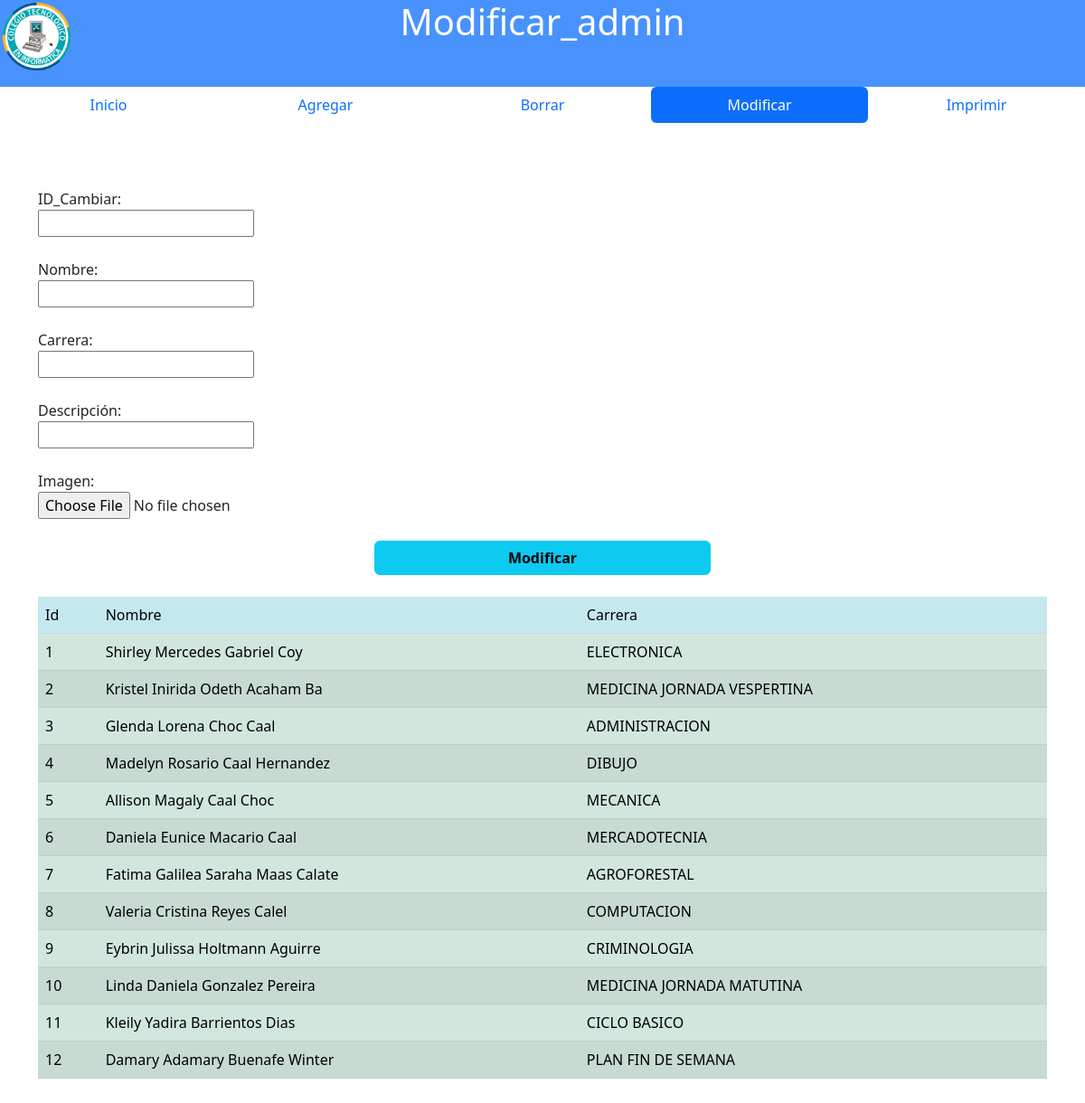
Page /formulario/modificar_candidatas.php on the committed database.
### tables this page shows
CREATE TABLE `candidatas` (
  `id_candidatas` int(11) NOT NULL,
  `nombre` varchar(100) NOT NULL,
  `Carrera` varchar(50) NOT NULL,
  `descripcion` text DEFAULT NULL,
  `edad` varchar(50) NOT NULL,
  `nombre_traje` varchar(255) NOT NULL,
  `nombre_deporte` varchar(255) NOT NULL
);

### formulario/modificar_candidatas.php (the view, shortened to what this page needs)
<!DOCTYPE html>
<html lang="es">
<head>
    <link rel="stylesheet" href="../css/css/bootstrap.min.css">
    </head>
    <body>
        <div id="encabezado" class=" d-grid gap-2    bg-primary p-2 text-white bg-opacity-75">
            <br>
                    <div class="position-absolute top-0 start-50 translate-middle-x">
                            <h1>Modificar_admin</h1>
                    </div>
                    <br>
            <br>
            </div >
            <div class="position-absolute top-0 start-0"><img src="../img/logo_colegio2.png" width="80" height="80" alt=""></div>
                                    <nav>
        <ul class="nav nav-pills nav-justified">
  <li class="nav-item">
    <a class="nav-link"  href="administrador.html">Inicio</a>
  </li>
  <li class="nav-item">
    <a class="nav-link " href="Agregar.php">Agregar</a>
  </li>
  <li class="nav-item">
    <a class="nav-link" href="borrar.php">Borrar</a>
  </li>
  <li class="nav-item">
    <a class="nav-link active" href="modificar_candidatas.php">Modificar</a>
  </li>
  <li class="nav-item">
    <a class="nav-link" href="Imprimir.html">Imprimir</a>
  </li>
</ul>
    </nav>
        <div class="container my-5">
            <div class="row">
                    <form action="../php/modificar_agregar.php" method="POST" enctype="multipart/form-data">
                          <br>
                        <div class="transparente">
                            <label>ID_Cambiar:</label><br>
                            <input type="text" name="id" id="id">
                        </div> <br>
                        <div class="transparente">
                            <label>Nombre:</label><br>
                            <input type="text" name="nombre"  id="nombre" >
                        </div> <br>
                          <div class="transparente">
                            <label>Carrera:</label><br>
                            <input type="text" name="carrera" id="carrera" >
                        </div>
                         <br>
                          <div class="transparente">
                            <label>Descripción:</label><br>
                            <input type="text" name="descripcion"  id="descriipcion" width="200" height="200" >
                        </div> <br>
                        <div class="transparente">
                            <label>Imagen:</label><br>
                            <input type="file" name="imgF" id="imgF"  >
                        </div> <br>
                        <div class=" mover">
        <div class="d-grid gap-1 col-4 mx-auto">
            <button type="submit" id="verificar" name="verificar" class="btn btn-info" ><b>Modificar</b></button>
    </div>
      </div>
                    </form>
                </div>
       <br>
      <div >
            <div >
                   <table  whidth="1200" class="table table-success table-striped">
            <tr  class="table-info">
                <td>Id</td>
                <td>Nombre</td>
                <td>Carrera</td>
            </tr>
            <?php
              include("../php/Conexion.php");
                 $consulta = ("SELECT * from candidatas");
                $resultado = mysqli_query($conn,$consulta);
                while ($fila = mysqli_fetch_array($resultado)) {
                echo "
                    <tr>
                    <td>".$fila['id_candidatas']."</td>
                    <td>".$fila['nombre']."</td>
                    <td>".$fila['Carrera']."</td>
                    </tr>
                ";
                }
            ?>
        </table><br>
                    </div>
                </div>
        </div>
<br>
        <br>
        <br>
    </body>
</html>

### rows in the picture
candidatas: id_candidatas "1", nombre "Shirley Mercedes Gabriel Coy", Carrera "ELECTRONICA"
candidatas: id_candidatas "2", nombre "Kristel Inirida Odeth Acaham Ba", Carrera "MEDICINA JORNADA VESPERTINA"
candidatas: id_candidatas "3", nombre "Glenda Lorena Choc Caal", Carrera "ADMINISTRACION"
candidatas: id_candidatas "4", nombre "Madelyn Rosario Caal Hernandez", Carrera "DIBUJO"
candidatas: id_candidatas "5", nombre "Allison Magaly Caal Choc", Carrera "MECANICA"
candidatas: id_candidatas "6", nombre "Daniela Eunice Macario Caal", Carrera "MERCADOTECNIA"
candidatas: id_candidatas "7", nombre "Fatima Galilea Saraha Maas Calate", Carrera "AGROFORESTAL"
candidatas: id_candidatas "8", nombre "Valeria Cristina Reyes Calel", Carrera "COMPUTACION"
candidatas: id_candidatas "9", nombre "Eybrin Julissa Holtmann Aguirre", Carrera "CRIMINOLOGIA"
candidatas: id_candidatas "10", nombre "Linda Daniela Gonzalez Pereira", Carrera "MEDICINA JORNADA MATUTINA"
candidatas: id_candidatas "11", nombre "Kleily Yadira Barrientos Dias", Carrera "CICLO BASICO"
candidatas: id_candidatas "12", nombre "Damary Adamary Buenafe Winter", Carrera "PLAN FIN DE SEMANA"
